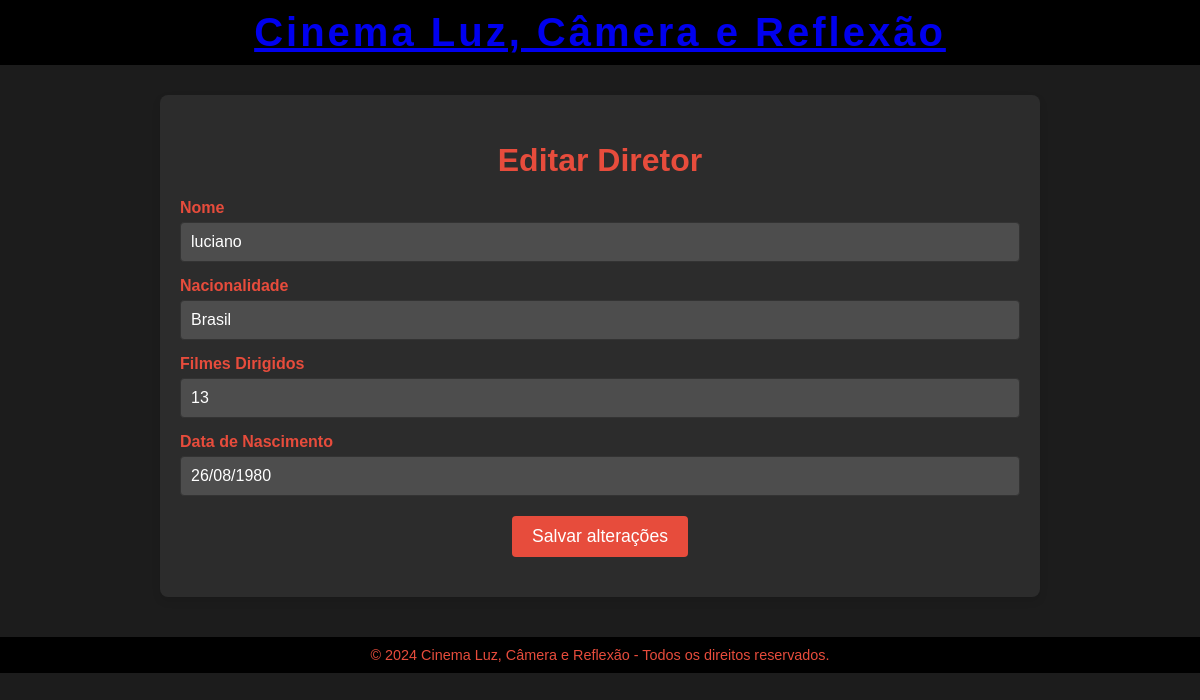
The app's page /editar_diretor/3 with its own data.
### app.py (models this page shows)
class Diretor(db.Model):
    Id = db.Column(db.Integer, primary_key=True)
    Nome = db.Column(db.String(100), nullable=False)
    Nacionalidade = db.Column(db.String(50))
    Filmes_dirigidos = db.Column(db.Integer, default=0)
    Data_nascimento = db.Column(db.String(10))

### app.py (the view, shortened to what this page needs)
@app.route('/editar_diretor/<int:id>', methods=['GET', 'POST'])
def editar_diretor(id):
    diretor = Diretor.query.get_or_404(id)
    return render_template('editar_diretor.html', diretor=diretor)

### templates/editar_diretor.html (shortened to what this page needs)
<!DOCTYPE html>
<html lang="pt-br">
<head>
    <link rel="stylesheet" href="{{ url_for('static', filename='CSS/Editar.css') }}">
</head>
<body>
    <header>
        <div class="logo">
            <a href="/"><h1>Cinema Luz, Câmera e Reflexão</h1></a>
        </div>
    </header>
    <div class="editar-diretor-container">
        <h2>Editar Diretor</h2>
        <form action="{{ url_for('editar_diretor', id=diretor.Id) }}" method="POST">
            <div class="input-group">
                <label for="nome">Nome</label>
                <input type="text" name="nome" id="nome" value="{{ diretor.Nome }}" required>
            </div>
            <div class="input-group">
                <label for="nacionalidade">Nacionalidade</label>
                <input type="text" name="nacionalidade" id="nacionalidade" value="{{ diretor.Nacionalidade }}">
            </div>
            <div class="input-group">
                <label for="filmes_dirigidos">Filmes Dirigidos</label>
                <input type="number" name="filmes_dirigidos" id="filmes_dirigidos" value="{{ diretor.Filmes_dirigidos }}">
            </div>
            <div class="input-group">
                <label for="data_nascimento">Data de Nascimento</label>
                <input type="text" name="data_nascimento" id="data_nascimento" value="{{ diretor.Data_nascimento }}">
            </div>
            <button type="submit" class="btn">Salvar alterações</button>
        </form>
    </div>
    <footer>
        <p>&copy; 2024 Cinema Luz, Câmera e Reflexão - Todos os direitos reservados.</p>
    </footer>
</body>
</html>

### static/CSS/Editar.css (style rules this page uses)
body { font-family: Arial, sans-serif; background-color: #1c1c1c; color: #ffffff; margin: 0; padding: 0; }
header { background-color: #000000; color: #e74c3c; padding: 10px 0; text-align: center; }
header .logo h1 { margin: 0; font-size: 2.5rem; letter-spacing: 3px; }
.editar-diretor-container { background-color: #2c2c2c; padding: 20px; margin: 30px auto; border-radius: 8px; width: 70%; box-shadow: 0 4px 8px rgba(0, 0, 0, 0.1); }
.editar-diretor-container h2 { text-align: center; color: #e74c3c; font-size: 2rem; margin-bottom: 20px; }
.input-group { margin-bottom: 15px; }
.input-group label { display: block; font-weight: bold; margin-bottom: 5px; color: #e74c3c; }
.input-group input, .input-group select { width: 100%; padding: 10px; font-size: 1rem; border: 1px solid #333; border-radius: 4px; box-sizing: border-box; background-color: #4d4d4d; color: #fff; }
.btn { background-color: #e74c3c; color: white; font-size: 1.1rem; padding: 10px 20px; border: none; border-radius: 4px; cursor: pointer; display: block; margin: 20px auto; transition: background-color 0.3s ease; }
footer { background-color: #000000; color: #e74c3c; text-align: center; padding: 10px; margin-top: 40px; }
footer p { margin: 0; font-size: 0.9rem; }

### records on screen
Diretor: nome "luciano", nacionalidade "Brasil", filmes_dirigidos "13", data_nascimento "26/08/1980"
